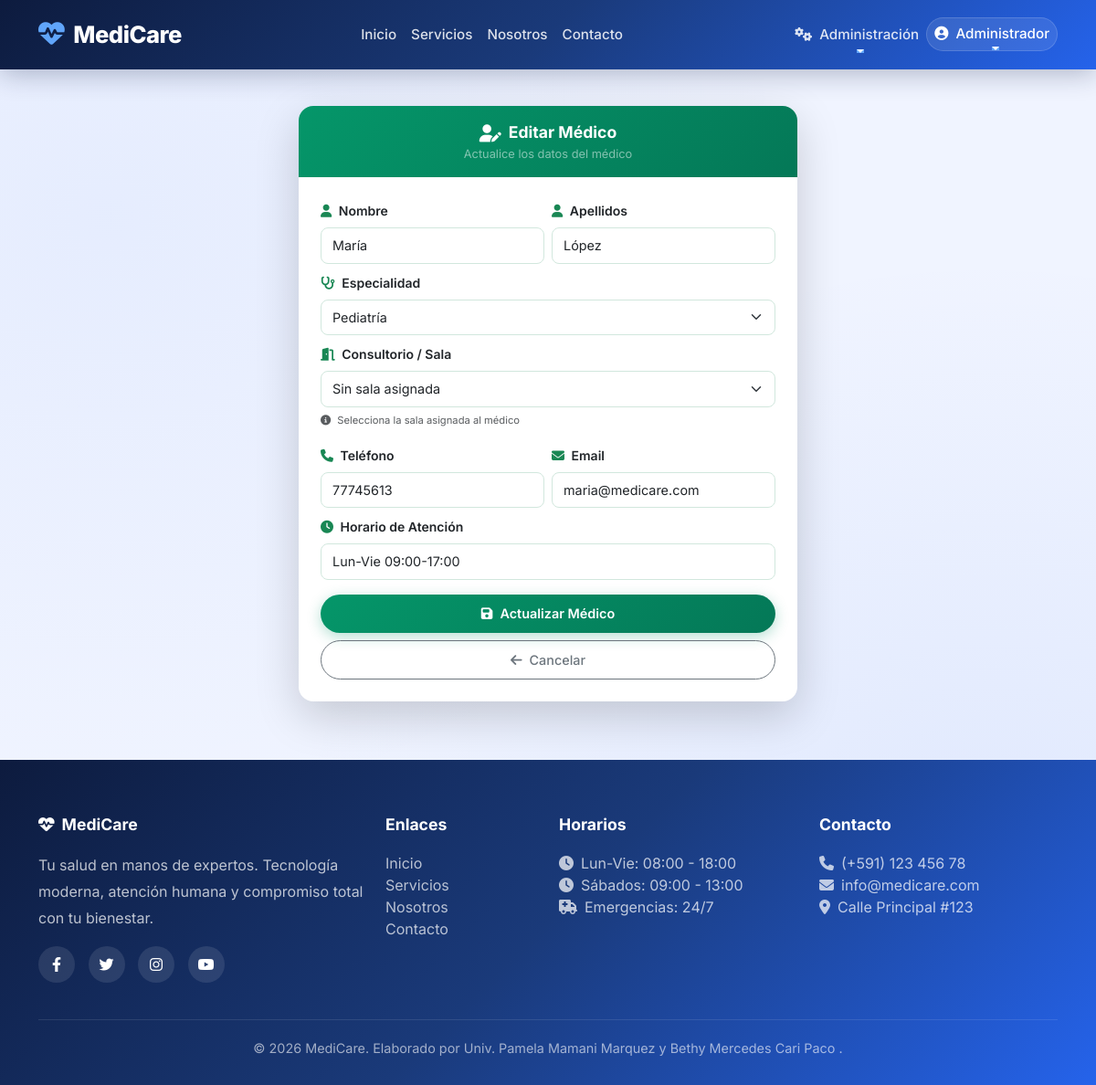
Screenshot of /medicos/editar/2 (signed in) with the database file from the repository.
### app/models/usuario.py (models this page shows, shortened)
class Usuario(UserMixin, db.Model):
    __tablename__ = 'usuarios'
    id = db.Column(db.Integer, primary_key=True)
    username = db.Column(db.String(80), unique=True, nullable=False)
    email = db.Column(db.String(120), unique=True, nullable=False)
    password_hash = db.Column(db.String(200), nullable=False)
    rol = db.Column(db.String(20), nullable=False, default='paciente')
    nombres = db.Column(db.String(100))
    apellidos = db.Column(db.String(100))
    ci = db.Column(db.String(20))
    telefono = db.Column(db.String(20))
    fecha_registro = db.Column(db.DateTime, default=datetime.utcnow)
    activo = db.Column(db.Boolean, default=True)
    paciente = db.relationship('Paciente', back_populates='usuario', uselist=False)
    medico = db.relationship('Medico', back_populates='usuario', uselist=False)
    def is_admin(self):
        return self.rol == 'admin'

### app/models/medico.py (models this page shows, shortened)
class Medico(db.Model):
    __tablename__ = 'medicos'
    id = db.Column(db.Integer, primary_key=True)
    usuario_id = db.Column(db.Integer, db.ForeignKey('usuarios.id'), unique=True)
    especialidad_id = db.Column(db.Integer, db.ForeignKey('especialidades.id'))
    sala_id = db.Column(db.Integer, db.ForeignKey('salas.id'))  # ✅ Nueva columna
    nombre = db.Column(db.String(100), nullable=False)
    apellidos = db.Column(db.String(100), nullable=False)
    telefono = db.Column(db.String(20))
    email = db.Column(db.String(120))
    consultorio = db.Column(db.String(50))
    horario_atencion = db.Column(db.String(100))
    usuario = db.relationship('Usuario', back_populates='medico', uselist=False)
    especialidad = db.relationship('Especialidad', back_populates='medicos')
    sala = db.relationship('Sala', back_populates='medicos')
    citas = db.relationship('Cita', back_populates='medico')
    historial = db.relationship('HistorialClinico', back_populates='medico')

### app/models/especialidad.py (models this page shows, shortened)
class Especialidad(db.Model):
    __tablename__ = 'especialidades'
    id = db.Column(db.Integer, primary_key=True)
    nombre = db.Column(db.String(100), unique=True, nullable=False)
    descripcion = db.Column(db.Text)
    medicos = db.relationship('Medico', back_populates='especialidad')

### app/medicos/routes.py (the view, shortened to what this page needs)
@bp_medico.route('/editar/<int:id>', methods=['GET', 'POST'])
@login_required
def editar(id):
    if not current_user.is_admin():
        flash('⛔ Acceso denegado. Solo administradores.', 'danger')
        return redirect(url_for('core.landing'))
    medico = Medico.query.get_or_404(id)
    especialidades = Especialidad.query.all()
    return render_template('medicos/editar.html', medico=medico, especialidades=especialidades)

### templates/medicos/editar.html (shortened to what this page needs)
{% extends "base.html" %}
{% block content %}
<div class="container py-4">
    <div class="row justify-content-center">
        <div class="col-lg-6 col-md-8">
            <div class="card border-0 shadow-lg rounded-4 overflow-hidden">
                <div class="card-header text-center border-0 py-3" style="background: linear-gradient(135deg, #059669, #047857);">
                    <div class="d-flex align-items-center justify-content-center gap-2">
                        <i class="fas fa-user-edit text-white" style="font-size: 1.2rem;"></i>
                        <span class="fw-bold text-white" style="font-size: 1.1rem;">
                            Editar Médico
                        </span>
                    </div>
                    <p class="text-white-50 mb-0" style="font-size: 0.8rem;">
                        Actualice los datos del médico
                    </p>
                </div>
                <div class="card-body p-4">
                    <form method="POST" action="{{ url_for('medico.editar', id=medico.id) }}">
                        <div class="row g-2">
                            <div class="col-md-6">
                                <label for="nombre" class="form-label fw-semibold small text-dark">
                                    <i class="fas fa-user text-success me-1"></i> Nombre
                                </label>
                                <input type="text" class="form-control form-control-sm" id="nombre" name="nombre"
                                       value="{{ medico.nombre }}" required style="border-radius: 8px; padding: 8px 12px; font-size: 0.9rem; border-color: #d1e7dd;">
                            </div>
                            <div class="col-md-6">
                                <label for="apellidos" class="form-label fw-semibold small text-dark">
                                    <i class="fas fa-user text-success me-1"></i> Apellidos
                                </label>
                                <input type="text" class="form-control form-control-sm" id="apellidos" name="apellidos"
                                       value="{{ medico.apellidos }}" required style="border-radius: 8px; padding: 8px 12px; font-size: 0.9rem; border-color: #d1e7dd;">
                            </div>
                        </div>
                        <div class="mt-2">
                            <label for="especialidad_id" class="form-label fw-semibold small text-dark">
                                <i class="fas fa-stethoscope text-success me-1"></i> Especialidad
                            </label>
                            <select class="form-select form-select-sm" id="especialidad_id" name="especialidad_id" required style="border-radius: 8px; padding: 8px 12px; font-size: 0.9rem; border-color: #d1e7dd;">
                                {% for especialidad in especialidades %}
                                <option value="{{ especialidad.id }}" {% if especialidad.id == medico.especialidad_id %}selected{% endif %}>
                                    {{ especialidad.nombre }}
                                </option>
                                {% endfor %}
                            </select>
                        </div>
                        <div class="mt-2">
                            <label for="sala_id" class="form-label fw-semibold small text-dark">
                                <i class="fas fa-door-open text-success me-1"></i> Consultorio / Sala
                            </label>
                            <select class="form-select form-select-sm" id="sala_id" name="sala_id" style="border-radius: 8px; padding: 8px 12px; font-size: 0.9rem; border-color: #d1e7dd;">
                                <option value="">Sin sala asignada</option>
                            </select>
                            <small class="text-muted" style="font-size: 0.7rem;">
                                <i class="fas fa-info-circle me-1"></i> Selecciona la sala asignada al médico
                            </small>
                        </div>
                        <div class="row g-2 mt-2">
                            <div class="col-md-6">
                                <label for="telefono" class="form-label fw-semibold small text-dark">
                                    <i class="fas fa-phone text-success me-1"></i> Teléfono
                                </label>
                                <input type="text" class="form-control form-control-sm" id="telefono" name="telefono"
                                       value="{{ medico.telefono or '' }}" style="border-radius: 8px; padding: 8px 12px; font-size: 0.9rem; border-color: #d1e7dd;">
                            </div>
                            <div class="col-md-6">
                                <label for="email" class="form-label fw-semibold small text-dark">
                                    <i class="fas fa-envelope text-success me-1"></i> Email
                                </label>
                                <input type="email" class="form-control form-control-sm" id="email" name="email"
                                       value="{{ medico.email or '' }}" style="border-radius: 8px; padding: 8px 12px; font-size: 0.9rem; border-color: #d1e7dd;">
                            </div>
                        </div>
                        <div class="mt-2">
                            <label for="horario_atencion" class="form-label fw-semibold small text-dark">
                                <i class="fas fa-clock text-success me-1"></i> Horario de Atención
                            </label>
                            <input type="text" class="form-control form-control-sm" id="horario_atencion" name="horario_atencion"
                                   value="{{ medico.horario_atencion or '' }}" placeholder="Lun-Vie 08:00-18:00" style="border-radius: 8px; padding: 8px 12px; font-size: 0.9rem; border-color: #d1e7dd;">
                        </div>
                        <div class="d-grid gap-2 mt-3">
                            <button type="submit" class="btn btn-success" style="border-radius: 50px; padding: 10px; font-weight: 600; font-size: 0.9rem; background: linear-gradient(135deg, #059669, #047857); border: none; box-shadow: 0 4px 15px rgba(5, 150, 105, 0.3); transition: all 0.3s ease;">
                                <i class="fas fa-save me-2"></i>Actualizar Médico
                            </button>
                            <a href="{{ url_for('medico.index') }}" class="btn btn-outline-secondary" style="border-radius: 50px; padding: 10px; font-weight: 500; font-size: 0.9rem; transition: all 0.3s ease;">
                                <i class="fas fa-arrow-left me-2"></i>Cancelar
                            </a>
                        </div>
                    </form>
                </div>
            </div>
        </div>
    </div>
</div>
{% endblock %}

### templates/base.html (shortened to what this page needs)
<!DOCTYPE html>
<html lang="es">
<head>
    <link href="https://cdn.jsdelivr.net/npm/bootstrap@5.3.0/dist/css/bootstrap.min.css" rel="stylesheet">
    <link rel="stylesheet" href="https://cdnjs.cloudflare.com/ajax/libs/font-awesome/6.4.0/css/all.min.css">
</head>
<body>
    <nav class="navbar navbar-expand-lg navbar-custom">
        <div class="container">
            <a class="navbar-brand" href="{{ url_for('core.landing') }}">
                <i class="fas fa-heartbeat"></i>MediCare
            </a>
            <div class="collapse navbar-collapse" id="navbarNav">
                <ul class="navbar-nav mx-auto">
                    <li class="nav-item">
                        <a class="nav-link" href="{{ url_for('core.landing') }}">Inicio</a>
                    </li>
                    <li class="nav-item">
                        <a class="nav-link" href="{{ url_for('core.servicios') }}">Servicios</a>
                    </li>
                    <li class="nav-item">
                        <a class="nav-link" href="{{ url_for('core.about') }}">Nosotros</a>
                    </li>
                    <li class="nav-item">
                        <a class="nav-link" href="{{ url_for('core.contacto') }}">Contacto</a>
                    </li>
                </ul>
                <ul class="navbar-nav">
                    {% if current_user.is_authenticated %}
                        {% if current_user.is_admin() %}
                        <li class="nav-item dropdown">
                            <a class="nav-link dropdown-toggle text-white" href="#" id="adminDropdown" role="button" data-bs-toggle="dropdown">
                                <i class="fas fa-cogs me-1"></i> Administración
                            </a>
                        </li>
                        {% endif %}
                        <li class="nav-item dropdown user-dropdown">
                            <a class="nav-link dropdown-toggle text-white" href="#" id="userDropdown" role="button" data-bs-toggle="dropdown">
                                <i class="fas fa-user-circle me-1"></i>
                                {{ current_user.nombres }}
                            </a>
                        </li>
                    {% endif %}
                </ul>
            </div>
        </div>
    </nav>
    <main>
        {% block content %}{% endblock %}
    </main>
    <footer class="footer-custom">
        <div class="container">
            <div class="row g-4">
                <div class="col-md-4">
                    <h5><i class="fas fa-heartbeat me-2"></i>MediCare</h5>
                    <p style="opacity: 0.8; line-height: 1.8; position: relative; z-index: 1;">Tu salud en manos de expertos. Tecnología moderna, atención humana y compromiso total con tu bienestar.</p>
                    <div class="social-links mt-3">
                        <a href="#"><i class="fab fa-facebook-f"></i></a>
                        <a href="#"><i class="fab fa-twitter"></i></a>
                        <a href="#"><i class="fab fa-instagram"></i></a>
                        <a href="#"><i class="fab fa-youtube"></i></a>
                    </div>
                </div>
                <div class="col-md-2">
                    <h5>Enlaces</h5>
                    <ul class="list-unstyled">
                        <li><a href="{{ url_for('core.landing') }}">Inicio</a></li>
                        <li><a href="{{ url_for('core.servicios') }}">Servicios</a></li>
                        <li><a href="{{ url_for('core.about') }}">Nosotros</a></li>
                        <li><a href="{{ url_for('core.contacto') }}">Contacto</a></li>
                    </ul>
                </div>
                <div class="col-md-3">
                    <h5>Horarios</h5>
                    <ul class="list-unstyled" style="opacity: 0.8;">
                        <li><i class="fas fa-clock me-2"></i>Lun-Vie: 08:00 - 18:00</li>
                        <li><i class="fas fa-clock me-2"></i>Sábados: 09:00 - 13:00</li>
                        <li><i class="fas fa-ambulance me-2"></i>Emergencias: 24/7</li>
                    </ul>
                </div>
                <div class="col-md-3">
                    <h5>Contacto</h5>
                    <ul class="list-unstyled" style="opacity: 0.8;">
                        <li><i class="fas fa-phone me-2"></i>(+591) 123 456 78</li>
                        <li><i class="fas fa-envelope me-2"></i>info@medicare.com</li>
                        <li><i class="fas fa-map-marker-alt me-2"></i>Calle Principal #123</li>
                    </ul>
                </div>
            </div>
            <div class="footer-bottom">
                <p class="mb-0">&copy; 2026 MediCare. Elaborado por Univ. Pamela Mamani Marquez y Bethy Mercedes Cari Paco .</p>
            </div>
        </div>
    </footer>
</body>
</html>

### rows the page displays
Usuario: nombres "Administrador"
Medico: nombre "María", apellidos "López", especialidad_id "Pediatría", telefono "77745613", email "maria@medicare.com", horario_atencion "Lun-Vie 09:00-17:00"
